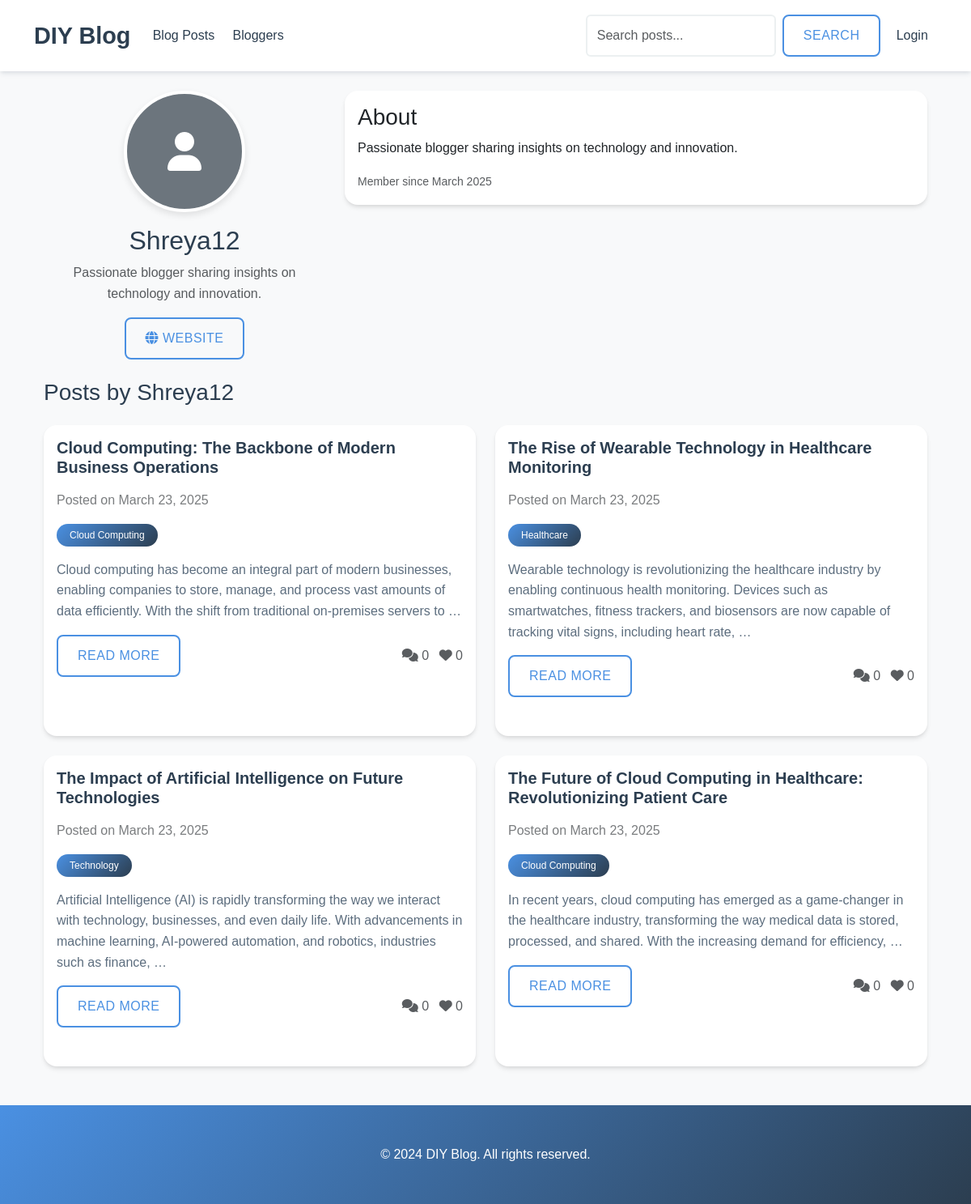
/blogger/Shreya12/, run on the app's committed database.
### blog/models.py (models this page shows, shortened)
class UserProfile(models.Model):
    user = models.OneToOneField(User, on_delete=models.CASCADE, related_name='profile')
    bio = models.TextField(max_length=500, blank=True)
    profile_picture = models.ImageField(upload_to='profile_pictures/', blank=True, null=True)
    website = models.URLField(blank=True)
    created_at = models.DateTimeField(default=timezone.now)

class BlogPost(models.Model):
    title = models.CharField(max_length=200)
    slug = models.SlugField(unique=True)
    author = models.ForeignKey(User, on_delete=models.CASCADE, related_name='blog_posts')
    content = models.TextField()
    created_at = models.DateTimeField(default=timezone.now)
    updated_at = models.DateTimeField(auto_now=True)
    categories = models.ManyToManyField(Category, related_name='posts')
    featured_image = models.ImageField(upload_to='blog_images/', blank=True, null=True)
    likes = models.ManyToManyField(User, related_name='liked_posts', blank=True)
    dislikes = models.ManyToManyField(User, related_name='disliked_posts', blank=True)
    class Meta:
        ordering = ['-created_at']
    def get_likes_count(self):
        return self.likes.count()

class Category(models.Model):
    name = models.CharField(max_length=100)
    slug = models.SlugField(unique=True)
    description = models.TextField(blank=True)
    class Meta:
        verbose_name_plural = 'categories'

### blog/views.py (the view)
# urls.py: path('blogger/<str:username>/', views.blogger_detail, name='blogger_detail'),
def blogger_detail(request, username):
    blogger = get_object_or_404(User, username=username)
    posts = blogger.blog_posts.all()
    return render(request, 'blog/blogger_detail.html', {
        'blogger': blogger,
        'posts': posts
    })

### templates/blog/blogger_detail.html (shortened to what this page needs)
{% extends 'base.html' %}
{% block content %}
<div class="container">
    <div class="row mb-4">
        <div class="col-md-4 text-center">
            {% if blogger.profile.profile_picture %}
            <img src="{{ blogger.profile.profile_picture.url }}" alt="{{ blogger.username }}'s profile" class="profile-picture mb-3">
            {% else %}
            <div class="profile-picture mb-3 bg-secondary rounded-circle d-flex align-items-center justify-content-center mx-auto">
                <i class="fas fa-user fa-3x text-white"></i>
            </div>
            {% endif %}
            <h2>{{ blogger.username }}</h2>
            {% if blogger.profile.bio %}
            <p class="text-muted">{{ blogger.profile.bio }}</p>
            {% endif %}
            {% if blogger.profile.website %}
            <a href="{{ blogger.profile.website }}" class="btn btn-outline-primary" target="_blank">
                <i class="fas fa-globe"></i> Website
            </a>
            {% endif %}
        </div>
        <div class="col-md-8">
            <div class="card">
                <div class="card-body">
                    <h3 class="card-title">About</h3>
                    {% if blogger.profile.bio %}
                    <p class="card-text">{{ blogger.profile.bio }}</p>
                    {% else %}
                    <p class="card-text text-muted">No bio available.</p>
                    {% endif %}
                    <p class="card-text">
                        <small class="text-muted">
                            Member since {{ blogger.date_joined|date:"F Y" }}
                        </small>
                    </p>
                </div>
            </div>
        </div>
    </div>
    <div class="row">
        <div class="col-12">
            <h3 class="mb-4">Posts by {{ blogger.username }}</h3>
            {% if posts %}
            <div class="row">
                {% for post in posts %}
                <div class="col-md-6 mb-4">
                    <div class="card h-100 post-card">
                        <div class="card-body">
                            <h5 class="card-title">{{ post.title }}</h5>
                            <p class="card-text text-muted">
                                Posted on {{ post.created_at|date:"F j, Y" }}
                            </p>
                            <div class="mb-3">
                                {% for category in post.categories.all %}
                                <span class="badge bg-secondary">{{ category.name }}</span>
                                {% endfor %}
                            </div>
                            <p class="card-text">{{ post.content|truncatewords:30 }}</p>
                            <div class="d-flex justify-content-between align-items-center">
                                <a href="{% url 'blog:post_detail' slug=post.slug %}" class="btn btn-outline-primary">Read More</a>
                                <div class="text-muted">
                                    <i class="fas fa-comments"></i> {{ post.comments.count }}
                                    <i class="fas fa-heart ms-2"></i> {{ post.get_likes_count }}
                                </div>
                            </div>
                        </div>
                    </div>
                </div>
                {% endfor %}
            </div>
            {% else %}
            <div class="alert alert-info">
                {{ blogger.username }} hasn't written any posts yet.
            </div>
            {% endif %}
        </div>
    </div>
</div>
{% endblock %}

### templates/base.html (style rules this page uses)
:root { --primary-color: #4a90e2; --secondary-color: #2c3e50; --accent-color: #e74c3c; --background-color: #f8f9fa; --text-color: #2c3e50; --light-gray: #ecf0f1; --dark-gray: #34495e; --gradient-start: #4a90e2; --gradient-end: #2c3e50; --card-bg: #ffffff; --hover-color: #1abc9c; --link-color: #000000; }
body { min-height: 100vh; display: flex; flex-direction: column; font-family: 'Poppins', sans-serif; color: var(--text-color); background-color: var(--background-color); line-height: 1.6; }
.card { border: none; border-radius: 16px; box-shadow: 0 4px 6px -1px rgba(0, 0, 0, 0.1), 0 2px 4px -1px rgba(0, 0, 0, 0.06); transition: all 0.3s ease; overflow: hidden; background-color: var(--card-bg); }
.btn { border-radius: 8px; padding: 0.75rem 1.5rem; font-weight: 500; transition: all 0.3s ease; text-transform: uppercase; letter-spacing: 0.5px; cursor: pointer; }
.btn-outline-primary { border: 2px solid var(--primary-color); color: var(--primary-color); }
.profile-picture { width: 150px; height: 150px; object-fit: cover; border-radius: 50%; border: 4px solid white; box-shadow: 0 4px 8px rgba(0,0,0,0.1); }
.post-card { margin-bottom: 2rem; background: var(--card-bg); }
.post-card .card-title { color: var(--secondary-color); font-weight: 600; margin-bottom: 1rem; font-size: 1.25rem; }
.post-card .card-text { color: var(--dark-gray); opacity: 0.8; }
.badge { padding: 0.5rem 1rem; border-radius: 20px; font-weight: 500; background: linear-gradient(135deg, var(--gradient-start), var(--gradient-end)); color: white; }
a { color: var(--link-color); transition: all 0.3s ease; text-decoration: none; }

### data on the page
BlogPost: title "Cloud Computing: The Backbone of Modern Business Operations", created_at "March 23, 2025", content "Cloud computing has become an integral part of modern businesses, enabling companies to store, manage, and process vast amounts of data efficiently. With the shift from traditional on-premises servers to …", comments.count "0", get_likes_count "0"
Category: name "Cloud Computing"
BlogPost: title "The Rise of Wearable Technology in Healthcare Monitoring", created_at "March 23, 2025", content "Wearable technology is revolutionizing the healthcare industry by enabling continuous health monitoring. Devices such as smartwatches, fitness trackers, and biosensors are now capable of tracking vital signs, including heart rate, …", comments.count "0", get_likes_count "0"
Category: name "Healthcare"
BlogPost: title "The Impact of Artificial Intelligence on Future Technologies", created_at "March 23, 2025", content "Artificial Intelligence (AI) is rapidly transforming the way we interact with technology, businesses, and even daily life. With advancements in machine learning, AI-powered automation, and robotics, industries such as finance, …", comments.count "0", get_likes_count "0"
Category: name "Technology"
BlogPost: title "The Future of Cloud Computing in Healthcare: Revolutionizing Patient Care", created_at "March 23, 2025", content "In recent years, cloud computing has emerged as a game-changer in the healthcare industry, transforming the way medical data is stored, processed, and shared. With the increasing demand for efficiency, …", comments.count "0", get_likes_count "0"

### other printed values
{{ blogger.username }} "Shreya12"
{{ blogger.profile.bio }} "Passionate blogger sharing insights on technology and innovation."
{{ blogger.date_joined|date:"F Y" }} "March 2025"
